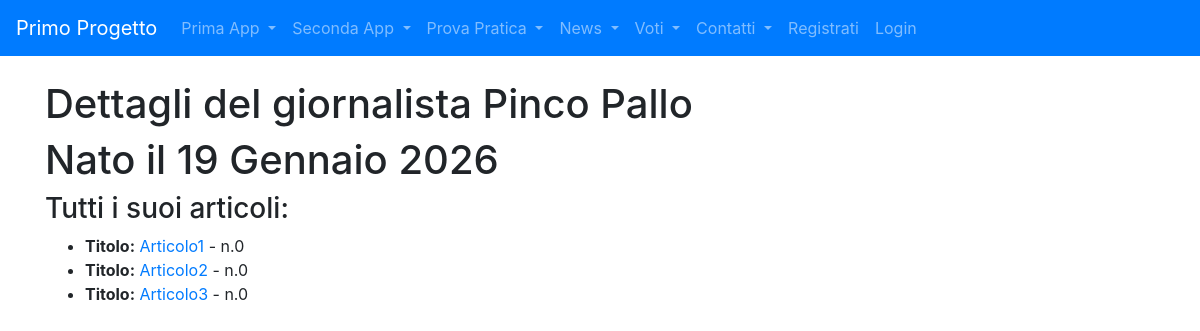
Page /news/giornalista/2/ on the earlier database version.
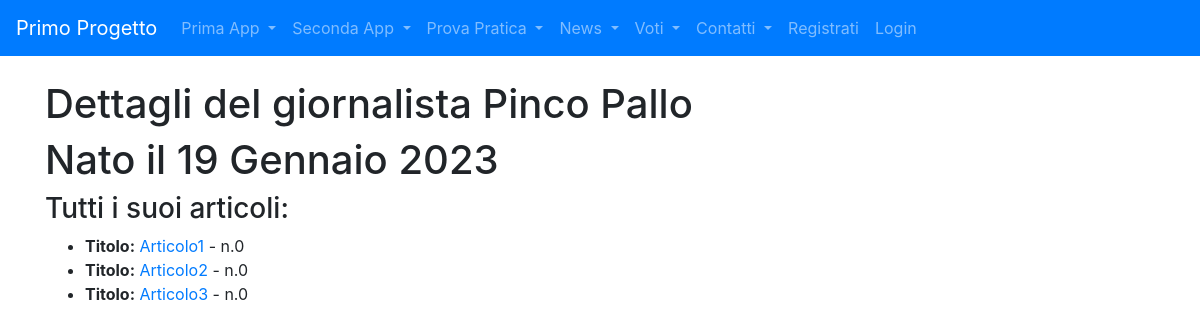
Same page on the later database version.
### news/models.py (models this page shows, shortened)
class Giornalista (models.Model):
    nome = models.CharField (max_length=20)
    cognome = models.CharField(max_length=20)
    anno_di_nascita = models.DateField(blank=True)
    class Meta:
        verbose_name = "Giornalista"
        verbose_name_plural = "Giornalisti"

### news/views.py (the view)
# urls.py: path("giornalista/<int:pk>/",giornalista_detail, name="giornalista_detail"),
def giornalista_detail(request,pk):
    giornalista = get_object_or_404(Giornalista, pk=pk)
    articoli = Articolo.objects.all()
    context = \
        {
        "giornalista": giornalista,
        "articoli": articoli,
        }
    return render(request,'news/giornalista_detail.html',context)

### news/templates/news/giornalista_detail.html (shortened to what this page needs)
{% extends 'base.html' %}
    {% block content %}
        <h1>Dettagli del giornalista {{ giornalista.nome }} {{ giornalista.cognome }}</h1>
        <h1>Nato il {{ giornalista.anno_di_nascita }}</h1>
        <h3>Tutti i suoi articoli:</h3>
        <ul>
            {% for articolo in articoli %}
                {% if articolo.giornalista_id == giornalista.id %}
                    <li><strong>Titolo:</strong> <a href={% url 'news:articolo_detail' articolo.id %}>{{ articolo.titolo }}</a> - n.{{ articolo.visualizzazioni }}</li>
                {% endif %}
            {% endfor %}
        </ul>
    {% endblock content %}

Differences in the rows shown:
changed Giornalista "Pinco": anno_di_nascita "19 Gennaio 2026" → "19 Gennaio 2023"
